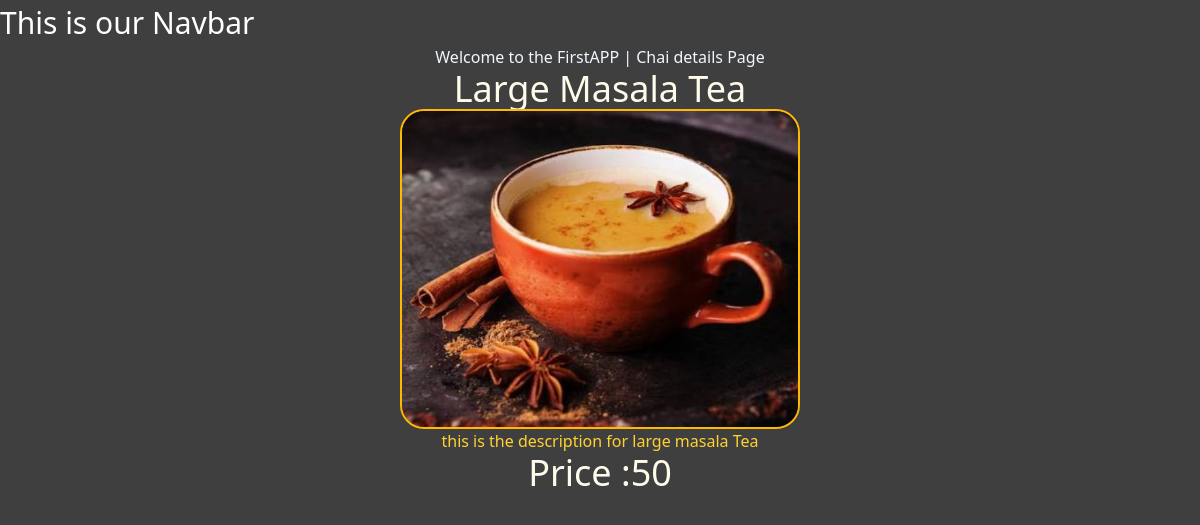
The app's page /FirstAPP/2/ with its own data.
### FirstAPP/models.py (models this page shows, shortened)
class ChaiVarity(models.Model):
    CHAI_TYPE_CHOICE = [
        ('MML', "Medium MASALA"),
        ('LML', "Large MASALA"),
        ('GR', "GINGER"),
        ('KL', "KIWI"),
        ('PL', "PLAIN"),
        ('EL', "ELACHI")
    ]
    name = models.CharField(max_length=100)
    image = models.ImageField(upload_to='FirstAPP/')
    date_added = models.DateTimeField(default=timezone.now)
    type = models.CharField(max_length=3, choices=CHAI_TYPE_CHOICE)
    description = models.TextField(default='')
    price = models.TextField(default='')

### FirstAPP/views.py (the view)
# urls.py: path('<int:chai_id>/',views.chai_details, name='chai_details'),
def chai_details(request,chai_id):
    chai = get_object_or_404(ChaiVarity,pk=chai_id)
    return render(request,'FirstAPP/chai_details.html', {'chai':chai} )

### FirstAPP/templates/FirstAPP/chai_details.html (shortened to what this page needs)
{% extends "layout.html" %}
{% block content %}
<h1>Welcome to the FirstAPP | Chai details Page </h1>
<h3 class='text-amber-50 text-4xl text-center'>{{chai.name}}</h3>
        <div class= "rounded-3xl p-4 flex justify-center">
            <img src="{{chai.image.url}}" alt=""
                class="border-2 border-amber-400 rounded-3xl overflow-hidden w-100 h-80">
        </div>
<p class='text-amber-300 text-center'>{{chai.description}}</p>
<h3 class='text-amber-50 text-4xl text-center'>Price :{{chai.price}}</h3>
{% endblock %}

### static/style.css (style rules this page uses)
* { padding: 0px; margin: 0px; box-sizing: border-box; }
body { background-color: #3f3f3f; }
h1 { text-align: center; color: aliceblue; }

### records on screen
ChaiVarity: name "Large Masala Tea", image (picture), description "this is the description for large masala Tea", price "50"
